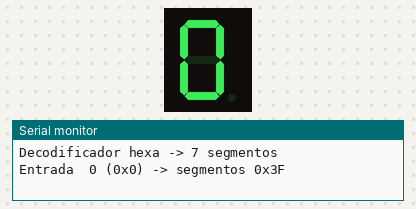
A sketch run on a simulated ESP32. Parts: 1-digit seven-segment display, the last lines printed to the serial monitor. Wiring (from diagram.json): 1-digit 7-segment display, segments lit when HIGH: segments GPIO 4, GPIO 16, GPIO 17, GPIO 18, GPIO 19, GPIO 21, GPIO 22, GPIO 23. The segment pins are drawn as the display they are named for.

Above: at 0.1 s.
At 10.1 s:
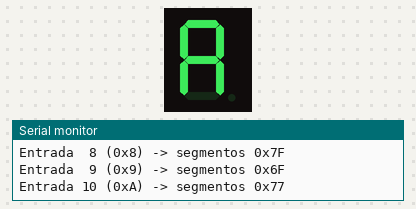
At 12.1 s:
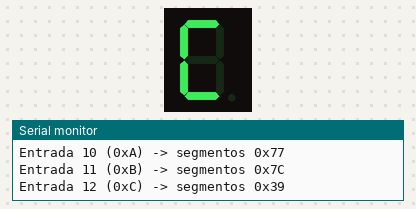
At 13.1 s:
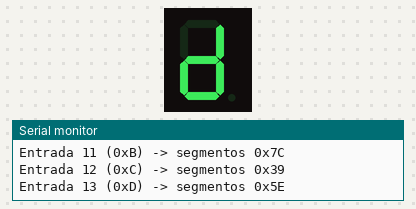
At 14.1 s:
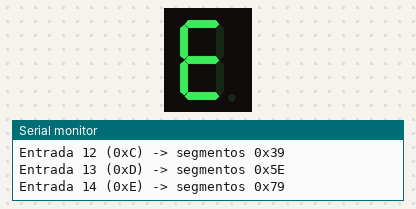
At 15.1 s:
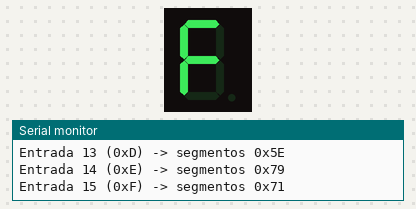

Measured:
- by itself, everything shown: repeats every 16.0 s, in 16 steps
- what the display in image 1 shows lasts 1.0 s, from 10.0 s to 11.0 s

The sketch:

sketch.ino
```cpp
// Clase 6 - Ejemplo 2: Decodificador hexa -> 7 segmentos con una tabla
// El diagram.json de este proyecto ya tiene el display de 7 segmentos (cátodo común).
// Los segmentos están conectados a los LEDs: a=L0, b=L1, ..., g=L6, dp=L7.
// Muestra los dígitos 0, 1, ..., 9, A, b, C, d, E, F, uno por segundo.

#include <Arduino.h>

const int LEDS[8] = {4, 16, 17, 18, 19, 21, 22, 23};  // L0 ... L7

// La TABLA del decodificador: la posición es la entrada, el contenido la salida.
// Cada byte es  0b0gfedcba  (bit 0 = segmento a, ..., bit 6 = segmento g).
//
//      aaa
//     f   b
//      ggg
//     e   c
//      ddd
//
const uint8_t SEGMENTOS[16] = {
  0b00111111,  // 0: a b c d e f
  0b00000110,  // 1: b c
  0b01011011,  // 2: a b d e g
  0b01001111,  // 3: a b c d g
  0b01100110,  // 4: b c f g
  0b01101101,  // 5: a c d f g
  0b01111101,  // 6: a c d e f g
  0b00000111,  // 7: a b c
  0b01111111,  // 8: todos
  0b01101111,  // 9: a b c d f g
  0b01110111,  // A: a b c e f g
  0b01111100,  // b: c d e f g
  0b00111001,  // C: a d e f
  0b01011110,  // d: b c d e g
  0b01111001,  // E: a d e f g
  0b01110001   // F: a e f g
};

// Muestra un byte en los 8 LEDs (de la Clase 5)
void mostrarByte(uint8_t valor) {
  for (int i = 0; i < 8; i++) {
    digitalWrite(LEDS[i], (valor >> i) & 1);
  }
}

void setup() {
  Serial.begin(115200);
  for (int i = 0; i < 8; i++) {
    pinMode(LEDS[i], OUTPUT);
  }
  Serial.printf("Decodificador hexa -> 7 segmentos\n");
}

void loop() {
  for (int n = 0; n < 16; n++) {
    uint8_t patron = SEGMENTOS[n];   // ¡el decodificador entero es esta línea!
    mostrarByte(patron);
    Serial.printf("Entrada %2d (0x%X) -> segmentos 0x%02X\n", n, n, patron);
    delay(1000);
  }
}
```
